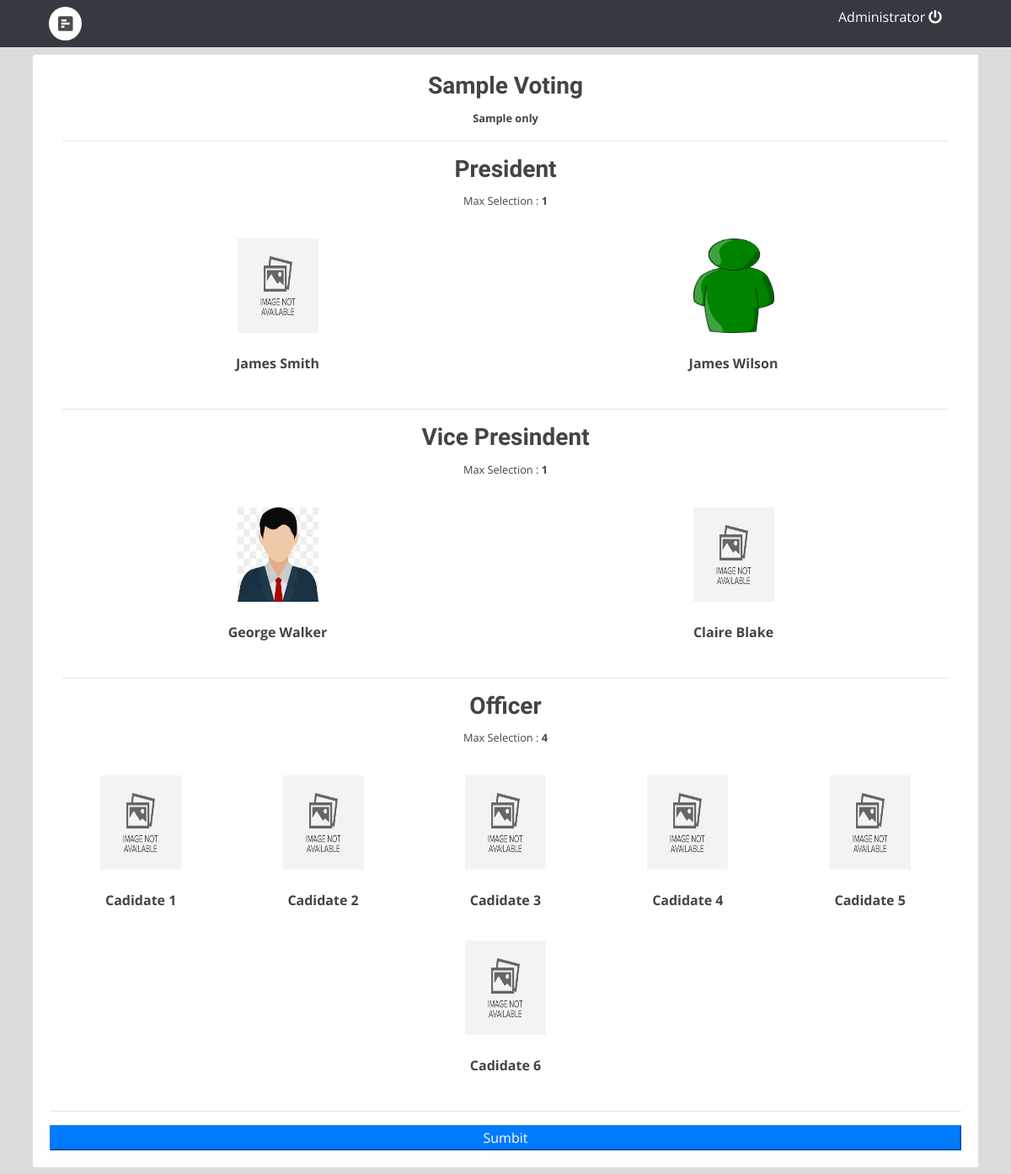
Page /voting.php (signed in) on the committed database.
### tables this page shows
CREATE TABLE `category_list` (
  `id` int(30) NOT NULL,
  `category` text NOT NULL
);

CREATE TABLE `voting_opt` (
  `id` int(30) NOT NULL,
  `voting_id` int(30) NOT NULL,
  `category_id` int(30) NOT NULL,
  `image_path` text NOT NULL,
  `opt_txt` text NOT NULL
);

CREATE TABLE `voting_cat_settings` (
  `id` int(30) NOT NULL,
  `voting_id` int(30) NOT NULL,
  `category_id` int(30) NOT NULL,
  `max_selection` int(10) NOT NULL
);

### vote_sheet.php (the view, shortened to what this page needs)
<?php include('db_connect.php');?>
<?php
	$opts = $conn->query("SELECT * FROM voting_opt where voting_id=".$id);
	$opt_arr = array();
	$set_arr = array();
	while($row=$opts->fetch_assoc()){
		$opt_arr[$row['category_id']][] = $row;
		$set_arr[$row['category_id']] = array('id'=>'','max_selection'=>1);
	}
	$settings = $conn->query("SELECT * FROM voting_cat_settings where voting_id=".$id);
	while($row=$settings->fetch_assoc()){
		$set_arr[$row['category_id']] = $row;
	}
?>
<div class="container-fluid">
	<div class="col-lg-12">
		<div class="card">
			<div class="card-body">
				<form action="" id="manage-vote">
				<div class="col-lg-12">
					<div class="text-center">
						<h3><b><?php echo $title ?></b></h3>
						<small><b><?php echo $description; ?></b></small>
					</div>
					<?php
					$cats = $conn->query("SELECT * FROM category_list where id in (SELECT category_id from voting_opt where voting_id = '".$id."' )");
					while($row = $cats->fetch_assoc()):
					?>
						<hr>
						<div class="row mb-4">
							<div class="col-md-12">
									<div class="text-center">
										<h3><b><?php echo $row['category'] ?></b></h3>
									<small>Max Selection : <b><?php echo $set_arr[$row['id']]['max_selection']; ?></b></small>
									</div>
							</div>
						</div>
						<div class="row mt-3">
						<?php foreach ($opt_arr[$row['id']] as $candidate) {
						?>
							<div class="candidate" style="position: relative;" data-cid = '<?php echo $row['id'] ?>'  data-max="<?php echo $set_arr[$row['id']]['max_selection'] ?>" data-name="<?php echo $row['category'] ?>">
								<div class="item"  data-id="<?php echo $candidate['id'] ?>">
								<div style="display: flex">
									<img src="assets/img/<?php echo $candidate['image_path'] ?>" alt="">
								</div>
								<br>
								<div class="text-center">
									<large class="text-center"><b><?php echo ucwords($candidate['opt_txt']) ?></b></large>
								</div>
								</div>
							</div>
						<?php } ?>
						</div>
					<?php endwhile; ?>
				</div>
				<hr>
				<button class="btn-block btn-primary">Sumbit</button>
				</form>
			</div>
		</div>
	</div>
</div>

### assets/css/style.css (style rules this page uses)
body { font-family: "Open Sans", sans-serif; color: #444444; width: 100%; height: calc(100%); }
h1, h2, h3, h4, h5, h6 { font-family: "Raleway", sans-serif; }

### voting.php (style rules this page uses)
body { background: #80808045; }

### vote_sheet.php (style rules this page uses)
.candidate { margin: auto; width: 16vw; padding: 10px; cursor: pointer; border-radius: 3px; margin-bottom: 1em }
.candidate img { height: 14vh; width: 8vw; margin: auto; }

### rows in the picture
category_list: category "President", id "1"
voting_opt: image_path (placeholder picture), opt_txt "James Smith"
voting_opt: image_path (picture), opt_txt "James Wilson"
category_list: category "Vice Presindent", id.max_selection "1"
voting_opt: image_path (picture), opt_txt "George Walker"
voting_opt: image_path (placeholder picture), opt_txt "Claire Blake"
category_list: category "Officer", id "4"
voting_opt: image_path (placeholder picture), opt_txt "Cadidate 1"
voting_opt: image_path (placeholder picture), opt_txt "Cadidate 2"
voting_opt: image_path (placeholder picture), opt_txt "Cadidate 3"
voting_opt: image_path (placeholder picture), opt_txt "Cadidate 4"
voting_opt: image_path (placeholder picture), opt_txt "Cadidate 5"
voting_opt: image_path (placeholder picture), opt_txt "Cadidate 6"

### other values in the picture
$_SESSION['login_name'] "Administrator"
$title "Sample Voting"
$description "Sample only"
